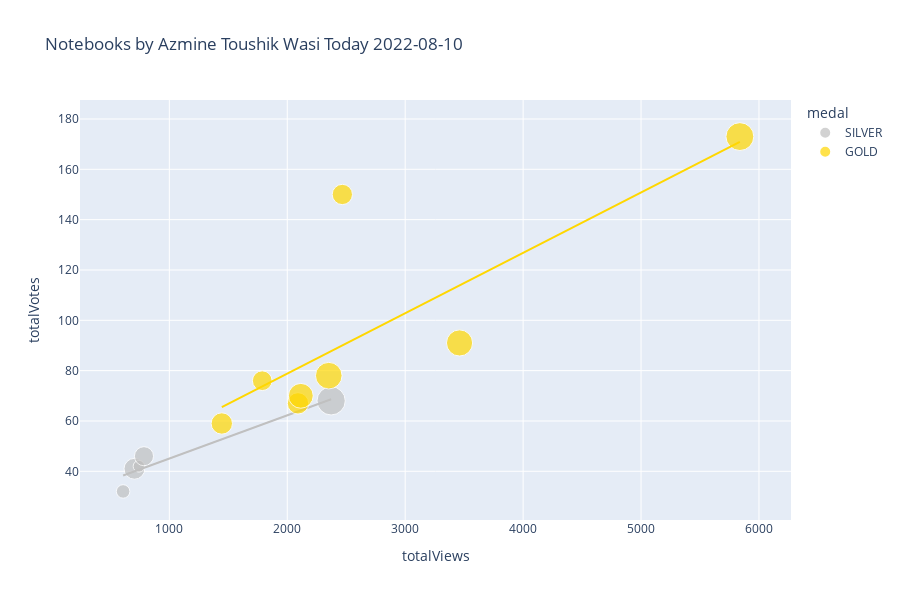

Notebook cell for this chart:
### Markdown cell above
# Plotly Scatter Plot

You may want to tweak these settings depending on how many notebooks you have...

### Code cell
import plotly.express as px
from datetime import datetime


df['totalComments'].fillna(0, inplace=True)
df['medal'].fillna('N/A', inplace=True)
df['size'] = df['totalComments'].clip(lower=1)
color_map = {
    'GOLD': 'gold',
    'SILVER': 'silver',
    'BRONZE': 'chocolate',
    'N/A': '#333'
}
px.scatter(
    df,
    'totalViews',
    'totalVotes',
    title=f'Notebooks by {df.author_displayName.get(0)} Today '+str(datetime.today().strftime('%Y-%m-%d')),
    log_x=False,
    log_y=False,
    #width=800, 
    height=600,
    color='medal',
    color_discrete_map=color_map,
    size='size',
    trendline='ols',
    trendline_options=dict(log_x=False, log_y=False, add_constant=True),
    #trendline='lowess', # Use for Locally Weighted Scatterplot Smoothing line
    #trendline_scope='overall', # Use this for one trendline
    hover_name='title',
    hover_data={
        'size': False,
        'totalViews': ':,.0f',
        'totalVotes': ':,.0f',
        'totalLines': ':,.0f',
        'totalComments': ':,.0f',
        'viewsPerVote': ':,.0f',
        'languageName': True,
        'versionNumber': True,
        'lastRun': True,
        'lastRunExecutionTimeSeconds': ':,.0f',
        'medal': True,
    })

### Figure 1 — Plotly figure (JSON) as saved in the notebook; plotly's stock layout.template omitted (floating-point values rounded to 4 significant figures)
{"data": [{"customdata": [[8, 435, 8, 18.45, "Python", 27, "Tue Aug  9 19:39:27 2022", 381, "SILVER"], [35, 357, 35, 34.39, "Python", 16, "Mon Aug  8 09:12:08 2022", 64, "SILVER"], [19, 416, 19, 16.79, "Python", 19, "Sun Aug  7 20:19:25 2022", 432, "SILVER"], [6, 407, 6, 17.3, "Python", 6, "Sun Aug  7 20:11:54 2022", 49, "SILVER"], [16, 463, 16, 16.72, "Python", 18, "Thu Aug  4 02:47:38 2022", 51, "SILVER"]], "hovertemplate": "<b>%{hovertext}</b><br><br>medal=%{customdata[8]}<br>totalViews=%{x:,.0f}<br>totalVotes=%{y:,.0f}<br>totalLines=%{customdata[1]:,.0f}<br>totalComments=%{customdata[2]:,.0f}<br>viewsPerVote=%{customdata[3]:,.0f}<br>languageName=%{customdata[4]}<br>versionNumber=%{customdata[5]}<br>lastRun=%{customdata[6]}<br>lastRunExecutionTimeSeconds=%{customdata[7]:,.0f}<extra></extra>", "hovertext": ["Daily AQI - Air Quality Index [Scheduled]", "▶️ Cristiano Ronaldo ⚽ Goals  📊 EDA, Analysis", "Coursera 📉 EDA, Insights, Sentiment Analysis", "Classification ➡️ Comparing Different Algorithms", "Investment and Financial Analysis  🏭 EPZ"], "legendgroup": "SILVER", "marker": {"color": "silver", "size": [8, 35, 19, 6, 16], "sizemode": "area", "sizeref": 0.0875, "symbol": "circle"}, "mode": "markers", "name": "SILVER", "orientation": "v", "showlegend": true, "type": "scatter", "x": [608, 2372, 704, 743, 785], "xaxis": "x", "y": [32, 68, 41, 42, 46], "yaxis": "y"}, {"hovertemplate": "<b>OLS trendline</b><br>totalVotes = 0.0171636 * totalViews + 27.9087<br>R<sup>2</sup>=0.910145<br><br>medal=SILVER<br>totalViews=%{x:,.0f}<br>totalVotes=%{y:,.0f} <b>(trend)</b><extra></extra>", "legendgroup": "SILVER", "marker": {"color": "silver", "symbol": "circle"}, "mode": "lines", "name": "SILVER", "showlegend": false, "type": "scatter", "x": [608, 704, 743, 785, 2372], "xaxis": "x", "y": [38.34, 39.99, 40.66, 41.38, 68.62], "yaxis": "y"}, {"customdata": [[20, 382, 20, 30.76, "Python", 13, "Wed Aug  3 08:23:12 2022", 68, "GOLD"], [27, 536, 27, 29.8, "Python", 16, "Wed Jul 27 09:00:24 2022", 60, "GOLD"], [30, 592, 30, 37.63, "Python", 14, "Tue Jul 19 01:47:02 2022", 50, "GOLD"], [20, 608, 20, 24.1, "Python", 19, "Sun Jul 17 06:36:10 2022", 102, "GOLD"], [31, 380, 31, 29.78, "Python", 13, "Sat Jul  9 12:08:22 2022", 56, "GOLD"], [17, 342, 17, 23.23, "Python", 14, "Tue Jul  5 04:38:45 2022", 70, "GOLD"], [18, 645, 18, 16.34, "Python", 1, "Fri Jul  1 18:28:34 2022", 6, "GOLD"], [34, 357, 34, 33.56, "Python", 7, "Fri Jul  1 08:32:21 2022", 85, "GOLD"]], "hovertemplate": "<b>%{hovertext}</b><br><br>medal=%{customdata[8]}<br>totalViews=%{x:,.0f}<br>totalVotes=%{y:,.0f}<br>totalLines=%{customdata[1]:,.0f}<br>totalComments=%{customdata[2]:,.0f}<br>viewsPerVote=%{customdata[3]:,.0f}<br>languageName=%{customdata[4]}<br>versionNumber=%{customdata[5]}<br>lastRun=%{customdata[6]}<br>lastRunExecutionTimeSeconds=%{customdata[7]:,.0f}<extra></extra>", "hovertext": ["Advanced Feature Engineering for Classification", "UCL ⚽ EDA & Viz ⭐ 2021-22 ⭐ Players & Teams", "ML Foundation ➡️ Bias-Variance Tradeoff ", "Divorce Prediction & Reasons Analysis with PCA", "▶️ Lionel Messi 📊 Extended EDA ⚽ Goals ", "ML Foundation ➡️ Cross Validation ✅ All Methods", "ML Foundation ➡️ Clustering Techniques, Algorithms", "ML Foundation ➡️ Imputation : All Techniques"], "legendgroup": "GOLD", "marker": {"color": "gold", "size": [20, 27, 30, 20, 31, 17, 18, 34], "sizemode": "area", "sizeref": 0.0875, "symbol": "circle"}, "mode": "markers", "name": "GOLD", "orientation": "v", "showlegend": true, "type": "scatter", "x": [2091, 2115, 3461, 1445, 2352, 1788, 2467, 5838], "xaxis": "x", "y": [67, 70, 91, 59, 78, 76, 150, 173], "yaxis": "y"}, {"hovertemplate": "<b>OLS trendline</b><br>totalVotes = 0.0239795 * totalViews + 30.8843<br>R<sup>2</sup>=0.632306<br><br>medal=GOLD<br>totalViews=%{x:,.0f}<br>totalVotes=%{y:,.0f} <b>(trend)</b><extra></extra>", "legendgroup": "GOLD", "marker": {"color": "gold", "symbol": "circle"}, "mode": "lines", "name": "GOLD", "showlegend": false, "type": "scatter", "x": [1445, 1788, 2091, 2115, 2352, 2467, 3461, 5838], "xaxis": "x", "y": [65.53, 73.76, 81.03, 81.6, 87.28, 90.04, 113.9, 170.9], "yaxis": "y"}], "layout": {"height": 600, "legend": {"itemsizing": "constant", "title": {"text": "medal"}, "tracegroupgap": 0}, "title": {"text": "Notebooks by Azmine Toushik Wasi Today 2022-08-10"}, "xaxis": {"anchor": "y", "domain": [0, 1], "title": {"text": "totalViews"}}, "yaxis": {"anchor": "x", "domain": [0, 1], "title": {"text": "totalVotes"}}}}
